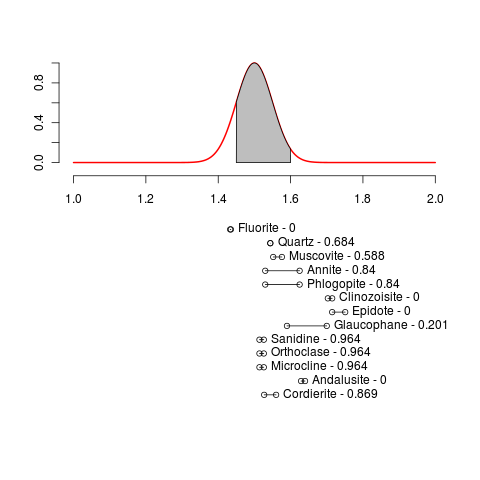

This chart was generated by the following R code:
x<-read.table("sample2",row="att",header=TRUE);
tmin<-floor(min(x["Min",]));
tmax<-ceiling(max(x["Max",]));

ymark<-1;

#numbers used when filename is sample2
usermin<-1.45;
usermean<-1.5;
usermax<-1.6;

divisions<-1000;

# numbers used when filename is sample
#usermin<-25
#usermean<-30
#usermax<-47

png("sample.png") 
plot.new();
plot.window(c(tmin,tmax),c(-(ymark+.1),(ymark+.1)));

par(mfrow=c(2,1));# declare 2 rows 1 collumn



maxdiff<-max(abs(x=usermean-usermax),abs(x=usermean-usermin));
mindiff<-min(abs(x=usermean-usermax),abs(x=usermean-usermin));

imagedomain<-seq(tmin,tmax,length=divisions);

dom<-seq((usermean-maxdiff),(usermean+maxdiff),length=divisions);
y<-dnorm(
		x=imagedomain,
		mean=usermean,
		sd=mindiff#maxdiff#(mindiff+maxdiff)/2
		);
y=y*(1/max(y))
plot(
	x=imagedomain,
	y=y,
	type="l",
	lwd=2,
	col="red",
	xlab="",
	ylab="",
	xaxt='n',
	ann=FALSE,
	bty='n'
	);

dom2<-imagedomain[imagedomain>=usermin & imagedomain<=usermax]
y2<-dnorm(
		x=dom2,
		mean=usermean,
		sd=mindiff#maxdiff#(mindiff+maxdiff)/2
		);
y2=y2*(1/max(y2))
polygon(c(usermin,dom2,usermax),c(0,y2,0),col="gray");

squir<- function(i){
  if (usermax<x["Min",i] || x["Max",i]<usermin){
    return(0)
  } else {
    v<-x["Min",i]-usermean
    b<-x["Max",i]-usermean
    if (v<=0 && 0<=b){
      return(round(max(y),3))
    } else {
      z<-usermean+min(abs(v),abs(b))
      return(round(y[which.min(x=abs(imagedomain-z))],3))
    }
  }
}

par(mfrow=c(1,1))
p<-.75
axis(1,at=NULL,pos=p);
p=p-.2
step<-(ymark/(length(x)))*.9;
for ( i in 1:length(x)){
  lines(c(x["Min",i],x["Max",i]),c(p-i*step,p-i*step),type="o");
  text(x=x["Max",i],y=p-i*step,paste(colnames(x)[i],squir(i),sep=" - "),pos=4)
}

dev.off();

